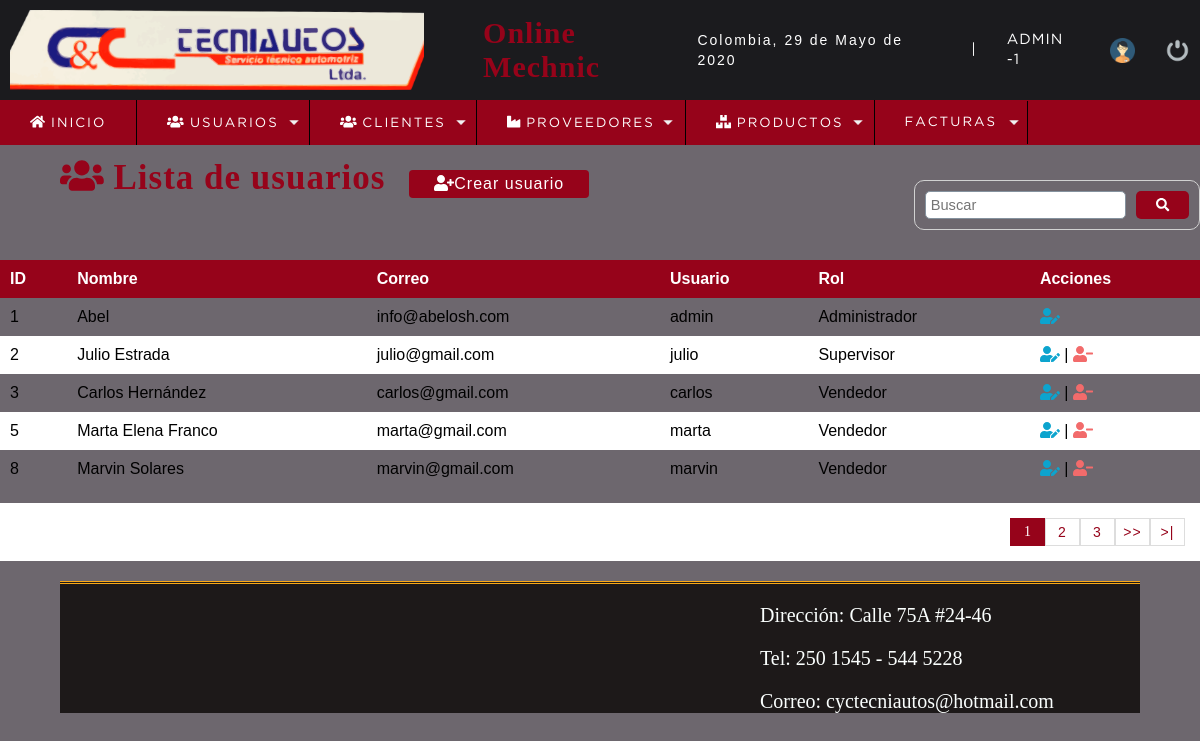
The page /sistema/lista_usuarios.php (signed in) on the database its author committed.
### tables this page shows
CREATE TABLE `usuario` (
  `idusuario` int(11) NOT NULL,
  `nombre` varchar(50) DEFAULT NULL,
  `correo` varchar(100) DEFAULT NULL,
  `usuario` varchar(15) DEFAULT NULL,
  `clave` varchar(100) DEFAULT NULL,
  `rol` int(11) DEFAULT NULL,
  `estatus` int(11) NOT NULL DEFAULT 1
);

CREATE TABLE `rol` (
  `idrol` int(11) NOT NULL,
  `rol` varchar(20) DEFAULT NULL
);

### sistema/lista_usuarios.php (the view, shortened to what this page needs)
<?php
	include "../conexion.php";
 ?>
<!DOCTYPE html>
<html lang="en">
<head>
	<?php include "includes/scripts.php"; ?>
</head>
<body>
	<?php include "includes/header.php"; ?>
	<section id="container">
		<h1><i class="fas fa-users"></i> Lista de usuarios</h1>
		<a href="registro_usuario.php" class="btn_new"><i class="fas fa-user-plus"></i>Crear usuario</a>
		<form action="buscar_usuario.php" method="get" class="form_search">
			<input type="text" name="busqueda" id="busqueda" placeholder="Buscar">
			<button type="submit" class="btn_search"><i class="fas fa-search"></i></button>
		</form>
		<table>
			<tr>
				<th>ID</th>
				<th>Nombre</th>
				<th>Correo</th>
				<th>Usuario</th>
				<th>Rol</th>
				<th>Acciones</th>
			</tr>
		<?php
			$sql_registe = mysqli_query($conection,"SELECT COUNT(*) as total_registro FROM usuario WHERE estatus = 1 ");
			$result_register = mysqli_fetch_array($sql_registe);
			$total_registro = $result_register['total_registro'];
			$por_pagina = 5;
			if(empty($_GET['pagina']))
			{
				$pagina = 1;
			}else{
				$pagina = $_GET['pagina'];
			}
			$desde = ($pagina-1) * $por_pagina;
			$total_paginas = ceil($total_registro / $por_pagina);
			$query = mysqli_query($conection,"SELECT u.idusuario, u.nombre, u.correo, u.usuario, r.rol FROM usuario u INNER JOIN rol r ON u.rol = r.idrol WHERE estatus = 1 ORDER BY u.idusuario ASC LIMIT $desde,$por_pagina
				");
			$result = mysqli_num_rows($query);
			if($result > 0){
				while ($data = mysqli_fetch_array($query)) {
			?>
				<tr>
					<td><?php echo $data["idusuario"]; ?></td>
					<td><?php echo $data["nombre"]; ?></td>
					<td><?php echo $data["correo"]; ?></td>
					<td><?php echo $data["usuario"]; ?></td>
					<td><?php echo $data['rol'] ?></td>
					<td>
						<a class="link_edit" href="editar_usuario.php?id=<?php echo $data["idusuario"]; ?>"><i class="fas fa-user-edit"></i></a>
					<?php if($data["idusuario"] != 1){ ?>
						|
						<a class="link_delete" href="eliminar_confirmar_usuario.php?id=<?php echo $data["idusuario"]; ?>"><i class="fas fa-user-minus"></i></a>
					<?php } ?>
					</td>
				</tr>
		<?php
				}
			}
		 ?>
		</table>
		<div class="paginador">
			<ul>
			<?php
				for ($i=1; $i <= $total_paginas; $i++) {
					if($i == $pagina)
					{
						echo '<li class="pageSelected">'.$i.'</li>';
					}else{
						echo '<li><a href="?pagina='.$i.'">'.$i.'</a></li>';
					}
				}
				if($pagina != $total_paginas)
				{
			 ?>
				<li><a href="?pagina=<?php echo $pagina + 1; ?>">>></a></li>
				<li><a href="?pagina=<?php echo $total_paginas; ?> ">>|</a></li>
			<?php } ?>
			</ul>
		</div>
	</section>
	<?php include "includes/footer.php"; ?>
</body>
</html>

### sistema/css/style.css (style rules this page uses)
* { margin: 0; padding: 0; box-sizing: border-box; }
body { background: #6d676E; display: block; height: 100%; }
h1, h2, h3, h4, h5, h6 { font-family: 'arial'; font-weight: bold; letter-spacing: 1px; }
h1 { font-size: 26px; }
a { text-decoration: none; font-family: arial; letter-spacing: 1px; }
#container { display: block; padding-top: 150px; }
form { background: #FFF; margin: auto; padding: 20px 50px; border: 1px solid #d1d1d1; margin-top: 30px; }
input, select { display: block; width: 100%; font-size: 11pt; padding: 5px; border: 1px solid #85929e; border-radius: 5px; }
#container h1 { font-size: 35px; display: inline-block; }
.btn_new { display: inline-block; background: #96031A; color: #FFF; padding: 5px 25px; border-radius: 4px; margin: 20px; }
table { border-collapse: collapse; font-size: 12pt; font-family: 'arial'; width: 100%; }
table th { text-align: left; padding: 10px; background: #96031A; color: #FFF; }
table tr:nth-child(odd) { background: #FFF; }
table td { padding: 10px; }
.link_edit { color: #0ca4ce; }
.link_delete { color: #f26b6b; }
.paginador ul { padding: 15px; list-style: none; background: #FFF; margin-top: 15px; display: -webkit-flex; display: -moz-flex; display: -ms-flex; display: -o-flex; display: flex; justify-content: flex-end; }
.paginador a, .pageSelected { color: #96031A; border: 1px solid #ddd; padding: 5px; display: inline-block; font-size: 14px; text-align: center; width: 35px; }
.pageSelected { color: #FFF; background: #96031A; border: 1px solid #96031A; }
.form_search { display: -webkit-flex; display: -moz-flex; display: -ms-flex; display: -o-flex; display: flex; float: right; background: initial; padding: 10px; border-radius: 10px; margin: 30px auto; }
.form_search .btn_search { background: #96031A; color: #FFF; padding: 0 20px; border: 0; cursor: pointer; margin-left: 10px; border-radius: 5px; }
h1 { color: #96031A; font-family: Candara; margin-left: 5%; font-size: 30px; text-decoration: none; }

### rows shown on the page
usuario: idusuario "1", nombre "Abel", correo "info@abelosh.com", usuario "admin", rol.rol "Administrador"
usuario: idusuario "2", nombre "Julio Estrada", correo "julio@gmail.com", usuario "julio", rol.rol "Supervisor"
usuario: idusuario "3", nombre "Carlos Hernández", correo "carlos@gmail.com", usuario "carlos", rol.rol "Vendedor"
usuario: idusuario "5", nombre "Marta Elena Franco", correo "marta@gmail.com", usuario "marta", rol.rol "Vendedor"
usuario: idusuario "8", nombre "Marvin Solares", correo "marvin@gmail.com", usuario "marvin", rol.rol "Vendedor"

### other values the page prints
fechaC() "29 de Mayo de 2020"
$_SESSION['user'] "ADMIN"
$_SESSION['rol'] "1"
